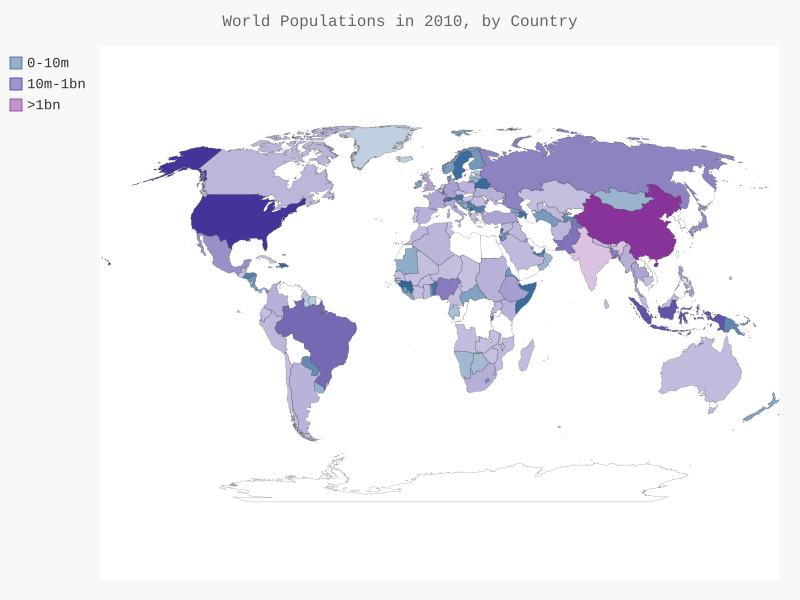

This chart was generated by the following Python code:
import json
import pygal.maps.world
import pygal.style
import csv
import pygal_maps_world.maps
from pygal.style import RotateStyle, LightColorizedStyle
from country_codes import get_country_code


filename = 'population_data.json'
with open(filename) as f:
    pop_data = json.load(f)
cc_population = {}
no_code_country = []
for pop_dict in pop_data:
    if pop_dict['Year'] == '2010':
        country_name = pop_dict['Country Name']
        population = int(float(pop_dict['Value']))
        code = get_country_code(country_name)
        if code:
            cc_population[code] = population
        else:
            no_code_country.append(country_name)

cc_pops_1, cc_pops_2, cc_pops_3 = {}, {}, {}
for cc, pop in cc_population.items():
    if pop < 10000000:
        cc_pops_1[cc] = pop
    elif pop < 1000000000:
        cc_pops_2[cc] = pop
    else:
        cc_pops_3[cc] = pop

print(len(cc_pops_1), len(cc_pops_2), len(cc_pops_3))

wm_style = RotateStyle('#336699', base_style=LightColorizedStyle)
wm = pygal.maps.world.World(style=wm_style)
wm.title = 'World Populations in 2010, by Country'

wm.add('0-10m', cc_pops_1)
wm.add('10m-1bn', cc_pops_2)
wm.add('>1bn', cc_pops_3)
wm.render_to_file('world_population.svg')

f = open("no_code_country.txt", "w")
f.write("Countries Without Code\n")
f.write(str(no_code_country))
f.close()
